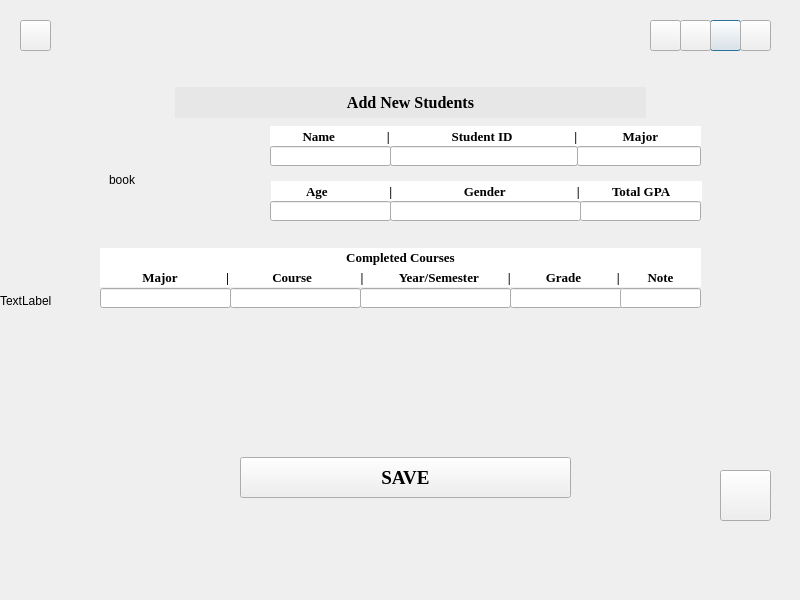
<?xml version="1.0" encoding="UTF-8"?>
<ui version="4.0">
 <class>stu_2</class>
 <widget class="QDialog" name="stu_2">
  <property name="geometry">
   <rect>
    <x>0</x>
    <y>0</y>
    <width>800</width>
    <height>600</height>
   </rect>
  </property>
  <property name="windowTitle">
   <string>Dialog</string>
  </property>
  <widget class="QLabel" name="back_label">
   <property name="geometry">
    <rect>
     <x>0</x>
     <y>0</y>
     <width>801</width>
     <height>601</height>
    </rect>
   </property>
   <property name="text">
    <string>TextLabel</string>
   </property>
  </widget>
  <widget class="QPushButton" name="stu">
   <property name="geometry">
    <rect>
     <x>710</x>
     <y>20</y>
     <width>31</width>
     <height>31</height>
    </rect>
   </property>
   <property name="text">
    <string/>
   </property>
  </widget>
  <widget class="QPushButton" name="course_plus">
   <property name="geometry">
    <rect>
     <x>680</x>
     <y>20</y>
     <width>31</width>
     <height>31</height>
    </rect>
   </property>
   <property name="text">
    <string/>
   </property>
  </widget>
  <widget class="QPushButton" name="course">
   <property name="geometry">
    <rect>
     <x>650</x>
     <y>20</y>
     <width>31</width>
     <height>31</height>
    </rect>
   </property>
   <property name="text">
    <string/>
   </property>
  </widget>
  <widget class="QPushButton" name="student_plus">
   <property name="geometry">
    <rect>
     <x>740</x>
     <y>20</y>
     <width>31</width>
     <height>31</height>
    </rect>
   </property>
   <property name="text">
    <string/>
   </property>
  </widget>
  <widget class="QPushButton" name="home">
   <property name="geometry">
    <rect>
     <x>20</x>
     <y>20</y>
     <width>31</width>
     <height>31</height>
    </rect>
   </property>
   <property name="text">
    <string/>
   </property>
  </widget>
  <widget class="QPushButton" name="pushButton_7">
   <property name="geometry">
    <rect>
     <x>240</x>
     <y>457</y>
     <width>331</width>
     <height>41</height>
    </rect>
   </property>
   <property name="font">
    <font>
     <family>Times New Roman</family>
     <pointsize>14</pointsize>
     <weight>75</weight>
     <bold>true</bold>
    </font>
   </property>
   <property name="text">
    <string>SAVE</string>
   </property>
  </widget>
  <widget class="QLabel" name="course3_title">
   <property name="geometry">
    <rect>
     <x>175</x>
     <y>87</y>
     <width>471</width>
     <height>31</height>
    </rect>
   </property>
   <property name="font">
    <font>
     <family>Times New Roman</family>
     <pointsize>15</pointsize>
     <weight>75</weight>
     <bold>true</bold>
     <strikeout>false</strikeout>
    </font>
   </property>
   <property name="cursor">
    <cursorShape>ArrowCursor</cursorShape>
   </property>
   <property name="styleSheet">
    <string notr="true">background-color:rgb(231, 231, 231)</string>
   </property>
   <property name="text">
    <string>&lt;html&gt;&lt;head/&gt;&lt;body&gt;&lt;p align=&quot;center&quot;&gt;&lt;span style=&quot; font-size:12pt;&quot;&gt;Add New Students&lt;/span&gt;&lt;/p&gt;&lt;/body&gt;&lt;/html&gt;</string>
   </property>
  </widget>
  <widget class="QLabel" name="label_3">
   <property name="geometry">
    <rect>
     <x>100</x>
     <y>248</y>
     <width>601</width>
     <height>19</height>
    </rect>
   </property>
   <property name="font">
    <font>
     <family>Times New Roman</family>
     <pointsize>10</pointsize>
     <weight>75</weight>
     <bold>true</bold>
    </font>
   </property>
   <property name="styleSheet">
    <string notr="true">background-color: rgb(255, 255, 255);</string>
   </property>
   <property name="text">
    <string>Completed Courses</string>
   </property>
   <property name="alignment">
    <set>Qt::AlignCenter</set>
   </property>
  </widget>
  <widget class="QLabel" name="label">
   <property name="geometry">
    <rect>
     <x>270</x>
     <y>126</y>
     <width>431</width>
     <height>20</height>
    </rect>
   </property>
   <property name="font">
    <font>
     <family>Times New Roman</family>
     <pointsize>10</pointsize>
     <weight>75</weight>
     <bold>true</bold>
    </font>
   </property>
   <property name="styleSheet">
    <string notr="true">background-color: rgb(255, 255, 255);</string>
   </property>
   <property name="text">
    <string>          Name                |                   Student ID                   |              Major      </string>
   </property>
  </widget>
  <widget class="QLabel" name="label_5">
   <property name="geometry">
    <rect>
     <x>510</x>
     <y>267</y>
     <width>111</width>
     <height>20</height>
    </rect>
   </property>
   <property name="font">
    <font>
     <family>Times New Roman</family>
     <pointsize>10</pointsize>
     <weight>75</weight>
     <bold>true</bold>
    </font>
   </property>
   <property name="styleSheet">
    <string notr="true">background-color: rgb(255, 255, 255);</string>
   </property>
   <property name="text">
    <string>           Grade           |</string>
   </property>
  </widget>
  <widget class="QLabel" name="label_4">
   <property name="geometry">
    <rect>
     <x>100</x>
     <y>267</y>
     <width>131</width>
     <height>20</height>
    </rect>
   </property>
   <property name="font">
    <font>
     <family>Times New Roman</family>
     <pointsize>10</pointsize>
     <weight>75</weight>
     <bold>true</bold>
    </font>
   </property>
   <property name="styleSheet">
    <string notr="true">background-color: rgb(255, 255, 255);
border-right-color: qlineargradient(spread:pad, x1:0, y1:0, x2:1, y2:0, stop:0 rgba(0, 0, 0, 255), stop:1 rgba(255, 255, 255, 255));</string>
   </property>
   <property name="text">
    <string>             Major               |</string>
   </property>
  </widget>
  <widget class="QLabel" name="label_2">
   <property name="geometry">
    <rect>
     <x>271</x>
     <y>181</y>
     <width>431</width>
     <height>20</height>
    </rect>
   </property>
   <property name="font">
    <font>
     <family>Times New Roman</family>
     <pointsize>10</pointsize>
     <weight>75</weight>
     <bold>true</bold>
    </font>
   </property>
   <property name="styleSheet">
    <string notr="true">background-color: rgb(255, 255, 255);</string>
   </property>
   <property name="text">
    <string>           Age                   |                      Gender                      |          Total GPA      </string>
   </property>
  </widget>
  <widget class="QLabel" name="book">
   <property name="geometry">
    <rect>
     <x>109</x>
     <y>120</y>
     <width>120</width>
     <height>120</height>
    </rect>
   </property>
   <property name="text">
    <string>book</string>
   </property>
  </widget>
  <widget class="QPushButton" name="back_pushbutton">
   <property name="geometry">
    <rect>
     <x>720</x>
     <y>470</y>
     <width>51</width>
     <height>51</height>
    </rect>
   </property>
   <property name="text">
    <string/>
   </property>
  </widget>
  <widget class="QLabel" name="label_6">
   <property name="geometry">
    <rect>
     <x>230</x>
     <y>267</y>
     <width>141</width>
     <height>20</height>
    </rect>
   </property>
   <property name="font">
    <font>
     <family>Times New Roman</family>
     <pointsize>10</pointsize>
     <weight>75</weight>
     <bold>true</bold>
    </font>
   </property>
   <property name="styleSheet">
    <string notr="true">background-color: rgb(255, 255, 255);</string>
   </property>
   <property name="text">
    <string>             Course               |</string>
   </property>
  </widget>
  <widget class="QLabel" name="label_7">
   <property name="geometry">
    <rect>
     <x>370</x>
     <y>267</y>
     <width>141</width>
     <height>20</height>
    </rect>
   </property>
   <property name="font">
    <font>
     <family>Times New Roman</family>
     <pointsize>10</pointsize>
     <weight>75</weight>
     <bold>true</bold>
    </font>
   </property>
   <property name="styleSheet">
    <string notr="true">background-color: rgb(255, 255, 255);</string>
   </property>
   <property name="text">
    <string>         Year/Semester         |</string>
   </property>
  </widget>
  <widget class="QLabel" name="label_8">
   <property name="geometry">
    <rect>
     <x>620</x>
     <y>267</y>
     <width>81</width>
     <height>20</height>
    </rect>
   </property>
   <property name="font">
    <font>
     <family>Times New Roman</family>
     <pointsize>10</pointsize>
     <weight>75</weight>
     <bold>true</bold>
    </font>
   </property>
   <property name="styleSheet">
    <string notr="true">background-color: rgb(255, 255, 255);</string>
   </property>
   <property name="text">
    <string>Note</string>
   </property>
   <property name="alignment">
    <set>Qt::AlignCenter</set>
   </property>
  </widget>
  <widget class="QLineEdit" name="lineEdit">
   <property name="geometry">
    <rect>
     <x>270</x>
     <y>146</y>
     <width>121</width>
     <height>20</height>
    </rect>
   </property>
  </widget>
  <widget class="QLineEdit" name="lineEdit_2">
   <property name="geometry">
    <rect>
     <x>390</x>
     <y>146</y>
     <width>188</width>
     <height>20</height>
    </rect>
   </property>
  </widget>
  <widget class="QLineEdit" name="lineEdit_3">
   <property name="geometry">
    <rect>
     <x>577</x>
     <y>146</y>
     <width>124</width>
     <height>20</height>
    </rect>
   </property>
  </widget>
  <widget class="QLineEdit" name="lineEdit_4">
   <property name="geometry">
    <rect>
     <x>270</x>
     <y>201</y>
     <width>121</width>
     <height>20</height>
    </rect>
   </property>
  </widget>
  <widget class="QLineEdit" name="lineEdit_5">
   <property name="geometry">
    <rect>
     <x>390</x>
     <y>201</y>
     <width>191</width>
     <height>20</height>
    </rect>
   </property>
  </widget>
  <widget class="QLineEdit" name="lineEdit_6">
   <property name="geometry">
    <rect>
     <x>580</x>
     <y>201</y>
     <width>121</width>
     <height>20</height>
    </rect>
   </property>
  </widget>
  <widget class="QLineEdit" name="lineEdit_7">
   <property name="geometry">
    <rect>
     <x>100</x>
     <y>288</y>
     <width>131</width>
     <height>20</height>
    </rect>
   </property>
  </widget>
  <widget class="QLineEdit" name="lineEdit_8">
   <property name="geometry">
    <rect>
     <x>230</x>
     <y>288</y>
     <width>131</width>
     <height>20</height>
    </rect>
   </property>
  </widget>
  <widget class="QLineEdit" name="lineEdit_9">
   <property name="geometry">
    <rect>
     <x>360</x>
     <y>288</y>
     <width>151</width>
     <height>20</height>
    </rect>
   </property>
  </widget>
  <widget class="QLineEdit" name="lineEdit_10">
   <property name="geometry">
    <rect>
     <x>510</x>
     <y>288</y>
     <width>113</width>
     <height>20</height>
    </rect>
   </property>
  </widget>
  <widget class="QLineEdit" name="lineEdit_11">
   <property name="geometry">
    <rect>
     <x>620</x>
     <y>288</y>
     <width>81</width>
     <height>20</height>
    </rect>
   </property>
  </widget>
 </widget>
 <resources/>
 <connections/>
</ui>
